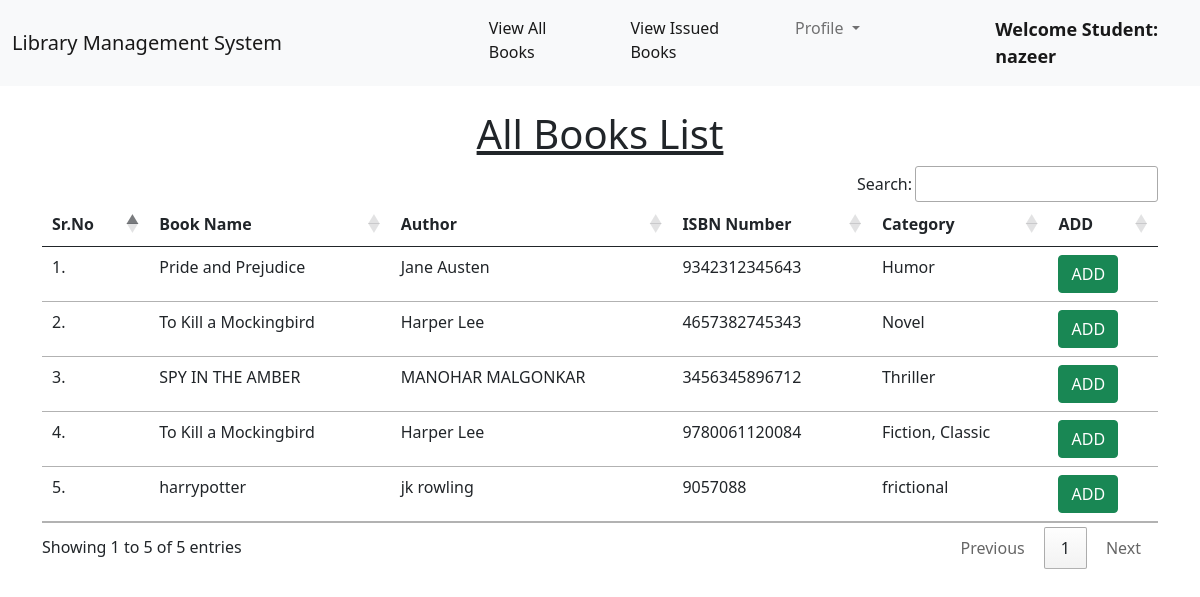
The page /student_view_books/ (signed in) on the database as committed earlier.
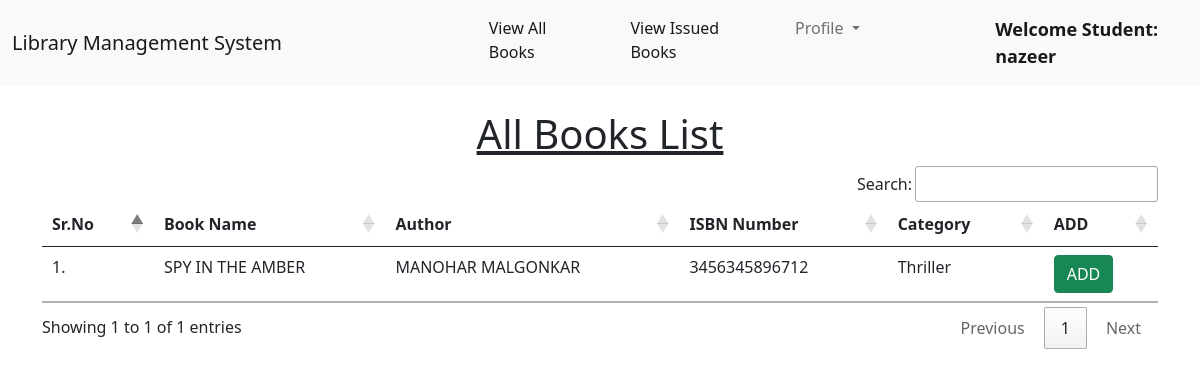
The same page on the database as committed later.
### library/models.py (models this page shows, shortened)
class Book(models.Model):
    name = models.CharField(max_length=200)
    author = models.CharField(max_length=200)
    isbn = models.PositiveIntegerField()
    category = models.CharField(max_length=50)

### library/views.py (the view)
# urls.py: path("student_view_books/", views.student_view_books, name="student_view_books"),
@login_required(login_url = '/student_login')
def student_view_books(request):
    books = Book.objects.all()
    return render(request, "student_view_books.html", {'books':books})

### library/templates/student_view_books.html (shortened to what this page needs)
{% extends 'student_navbar.html' %}
{% load static %}
{% block body %}
<div class="container mt-4">
    <h1 class="text-center"><u>All Books List</u></h1>
    <table class="table table-hover" id="example">
        <thead>
            <tr>
                <th>Sr.No</th>
                <th>Book Name</th>
                <th>Author</th>
                <th>ISBN Number</th>
                <th>Category</th>
                <th>ADD</th>
            </tr>
        </thead>
        <tbody>
            {% for book in books %}
            <tr>
                <td>{{forloop.counter}}.</td>
                <td>{{book.name}}</td>
                <td>{{book.author}}</td>
                <td>{{book.isbn}}</td>
                <td>{{book.category}}</td>
               <td> <a href="#" class="btn btn-success" onclick="return confirm('Please contact admin to issue your book, Thank you!')">ADD</a></td>
            </tr>
            {% endfor %}
        </tbody>
    </table>
    </div>
{% endblock %}

Rows that differ between the two databases and show on the page:
removed Book: name "Pride and Prejudice", author "Jane Austen", isbn "9342312345643", category "Humor"
removed Book: name "To Kill a Mockingbird", author "Harper Lee", isbn "4657382745343", category "Novel"
removed Book: name "To Kill a Mockingbird", author "Harper Lee", isbn "9780061120084", category "Fiction, Classic"
removed Book: name "harrypotter", author "jk rowling", isbn "9057088", category "frictional"
Other text that changed with them:
text written by a page script: "Search: Showing 1 to 5 of 5 entries Previous 1 Next" → "Search: Showing 1 to 1 of 1 entries Previous 1 Next"
